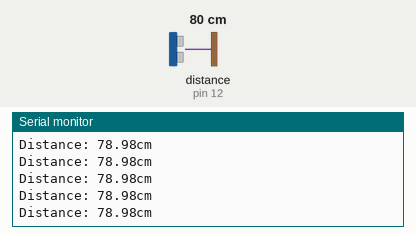
Recording of a sketch running on a simulated Arduino Uno, built with avr-gcc and run on an emulated ATmega328P. Parts: the last lines printed to the serial monitor. Wiring (inferred from the names in the program): ultrasonic range finder: trigger pin 13; echo pin 12. The test bench sets the inputs (shaded band); at power-on: distance to the obstacle (sensor on pin 12) 80 cm. The echo pulse lasts 58.3 µs per cm.

Above: at 1.2 s.
1.3 s: distance to the obstacle (sensor on pin 12) set to 2 cm
At 2.0 s:
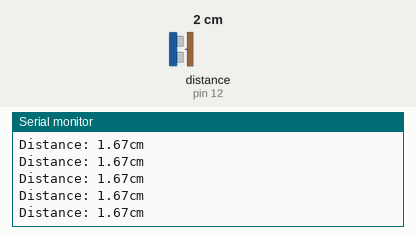
4.3 s: distance to the obstacle (sensor on pin 12) set to 18 cm
At 5.1 s:
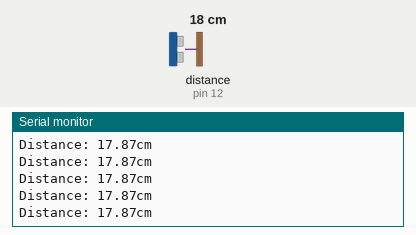
7.3 s: distance to the obstacle (sensor on pin 12) set to 4 cm
At 8.2 s:
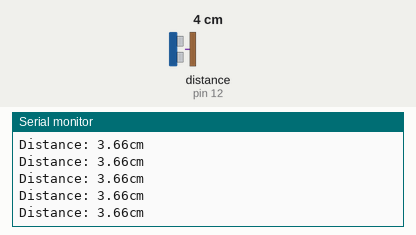
10.3 s: distance to the obstacle (sensor on pin 12) set to 120 cm
At 11.2 s:
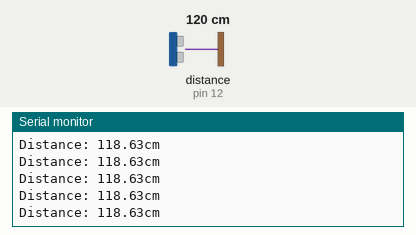
13.3 s: distance to the obstacle (sensor on pin 12) set to 35 cm
At 14.0 s:
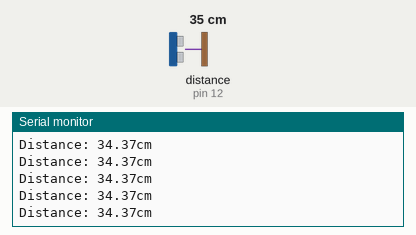
16.3 s: distance to the obstacle (sensor on pin 12) set to 299 cm
At 17.3 s:
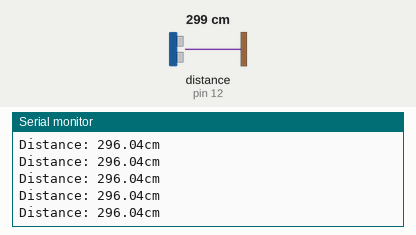
Timing chart, 0 to 19.3 s (numbered marks = the images above; inputs shaded):
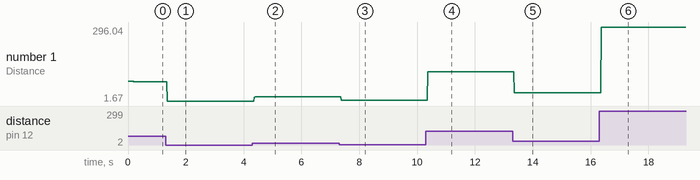

Measured:
- after the input at 1.3 s, the serial monitor: prints a new line after 0.06 s (image 1)
- after the input at 4.3 s, the serial monitor: prints a new line after 0.07 s (image 2)
- after the input at 7.3 s, the serial monitor: prints a new line after 0.08 s (image 3)
- after the input at 10.3 s, the serial monitor: prints a new line after 0.07 s (image 4)
- after the input at 13.3 s, the serial monitor: prints a new line after 0.07 s (image 5)
- after the input at 16.3 s, the serial monitor: prints a new line after 0.07 s (image 6)
- plotted number 1: 78.98 → 1.67 after the input at 1.3 s, 1.67 → 17.87 after the input at 4.3 s, 17.87 → 3.66 after the input at 7.3 s, 3.66 → 118.63 after the input at 10.3 s, 118.63 → 34.37 after the input at 13.3 s

The sketch:

servo.ino
```cpp
int trig = 13;
int echo = 12;

long duration;
float distance;

void setup() {
  // put your setup code here, to run once:
  pinMode(trig, OUTPUT);
  pinMode(echo, INPUT);
  Serial.begin(9600);

}

void loop() {
  // put your main code here, to run repeatedly:
  digitalWrite(trig, LOW);
  delay(10);

  digitalWrite(trig, HIGH);
  delayMicroseconds(10);
  digitalWrite(trig, LOW);

  duration = pulseIn(echo, HIGH);

  distance = duration * 0.017;

  Serial.print("Distance: ");
  Serial.print(distance);
  Serial.println("cm");
}
```
